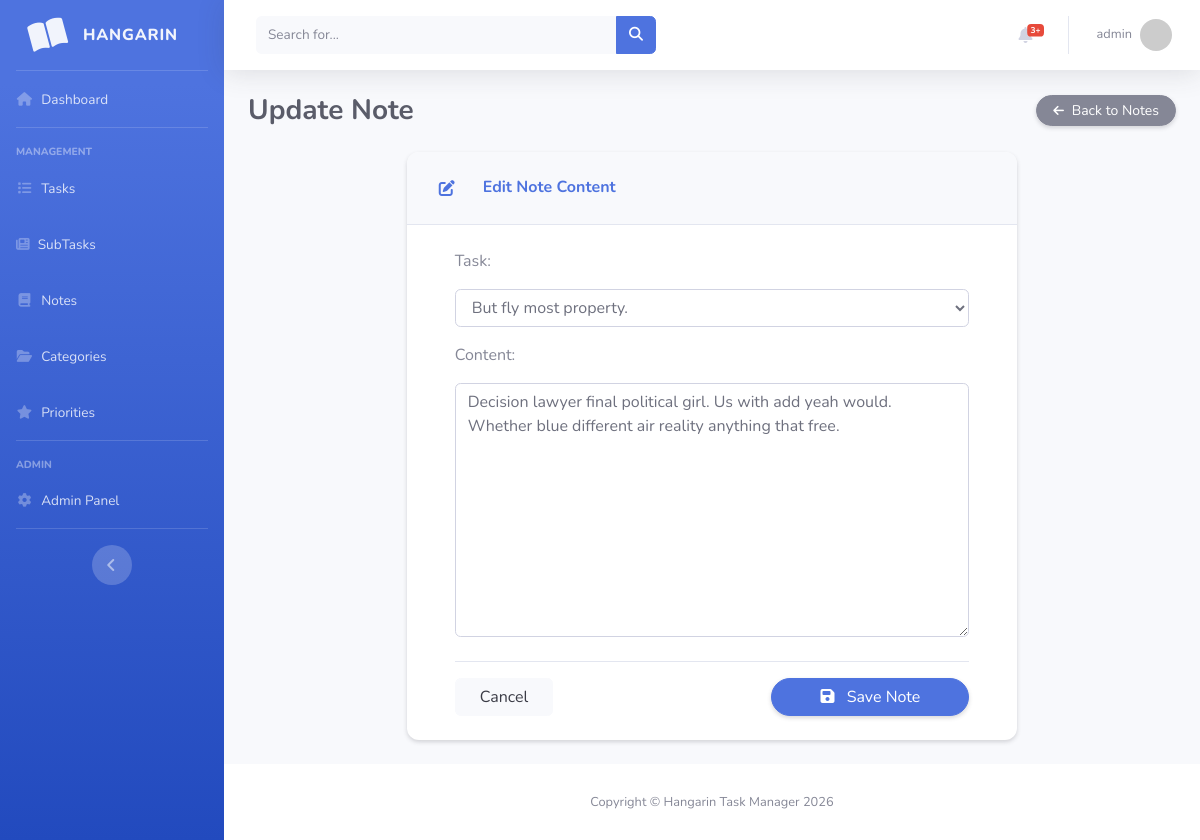
The app's page /note_list/26/ (signed in) with its own data.
### taskmanager/models.py (models this page shows, shortened)
class BaseModel(models.Model):
    created_at = models.DateTimeField(auto_now_add=True)
    updated_at = models.DateTimeField(auto_now=True)
    class Meta:
        abstract = True

class Note(BaseModel):
    task = models.ForeignKey(Task, on_delete=models.CASCADE)
    content = models.TextField()

### taskmanager/views.py (the view)
# urls.py: path('note_list/<int:pk>/', NoteUpdateView.as_view(), name='note-update'),
class NoteUpdateView(LoginRequiredMixin, UpdateView):
    model = Note
    form_class = NoteForm
    template_name = 'note_form.html'
    success_url = reverse_lazy('note-list')

### taskmanager/forms.py
class NoteForm(ModelForm):
    class Meta:
        model = Note
        fields = "__all__"

### taskmanager/models.py (called while the page is built)
    def __str__(self):
        return self.title

### templates/note_form.html (shortened to what this page needs)
{% extends 'base.html' %}
{% load static %}
{% block content %}
<div class="d-sm-flex align-items-center justify-content-between mb-4">
    <h1 class="h3 mb-0 text-gray-800 font-weight-bold">{% if object %}Update Note{% else %}Add New Note{% endif %}</h1>
    <a href="{% url 'note-list' %}" class="btn btn-sm btn-secondary rounded-pill px-3 shadow-sm">
         Back to Notes
    </a>
</div>
<div class="row justify-content-center">
    <div class="col-lg-8">
        <div class="card shadow-sm mb-4">
            <div class="card-header py-3 d-flex align-items-center">
                <div class="icon-circle bg-primary-soft mr-3">
                    <i class="fas fa-{% if object %}edit{% else %}plus{% endif %} text-primary"></i>
                </div>
                <h6 class="m-0 font-weight-bold text-primary">
                    {% if object %}Edit Note Content{% else %}Compose New Note{% endif %}
                </h6>
            </div>
            <div class="card-body px-lg-5 py-lg-4">
                <form method="post" novalidate>
                    {% include 'includes/form.html' %}
                    <div class="mt-4 pt-3 border-top d-flex justify-content-between">
                        <a href="{% url 'note-list' %}" class="btn btn-light px-4">
                             Cancel
                        </a>
                        <button type="submit" class="btn btn-primary px-5 shadow-sm rounded-pill">
                            <i class="fas fa-save mr-2"></i> Save Note
                        </button>
                    </div>
                </form>
            </div>
        </div>
    </div>
</div>
{% endblock %}

### templates/base.html (shortened to what this page needs)
{% load static %}
{% load pwa %}
<!DOCTYPE html>
<html lang="en">
<head>
    <link rel="stylesheet" href="https://cdnjs.cloudflare.com/ajax/libs/font-awesome/6.4.0/css/all.min.css">
    <link rel="stylesheet" href="{% static 'css/sb-admin-2.css' %}">
</head>
<body id="page-top">
    <div id="wrapper">
        <ul class="navbar-nav bg-gradient-primary sidebar sidebar-dark accordion" id="accordionSidebar">
            <a class="sidebar-brand d-flex align-items-center justify-content-center" href="{% url 'home' %}">
                <div class="sidebar-brand-icon rotate-n-15">
                    <i class="fas fa-book-open"></i>
                </div>
                <div class="sidebar-brand-text mx-3">Hangarin</div>
            </a>
            <hr class="sidebar-divider my-0">
            <li class="nav-item">
                <a class="nav-link" href="{% url 'home' %}">
                    <i class="fas fa-fw fa-home"></i>
                    <span>Dashboard</span>
                </a>
            </li>
            <hr class="sidebar-divider">
            <div class="sidebar-heading">Management</div>
            <li class="nav-item">
                <a class="nav-link" href="{% url 'task-list' %}">
                    <i class="fas fa-fw fa-list"></i>
                    <span>Tasks</span>
                </a>
            </li>
            <li class="nav-item">
                <a class="nav-link" href="{% url 'subtask-list' %}">
                    <i class="fas fa-newspaper"></i>
                    <span>SubTasks</span>
                </a>
            </li>
            <li class="nav-item">
                <a class="nav-link" href="{% url 'note-list' %}">
                    <i class="fas fa-fw fa-book"></i>
                    <span>Notes</span>
                </a>
            </li>
            <li class="nav-item">
                <a class="nav-link" href="{% url 'category-list' %}">
                    <i class="fas fa-fw fa-folder-open"></i>
                    <span>Categories</span>
                </a>
            </li>
            <li class="nav-item">
                <a class="nav-link" href="{% url 'priority-list' %}">
                    <i class="fas fa-fw fa-star"></i>
                    <span>Priorities</span>
                </a>
            </li>
            <hr class="sidebar-divider">
            <div class="sidebar-heading">Admin</div>
            <li class="nav-item">
                <a class="nav-link" href="/admin/" target="_blank">
                    <i class="fas fa-fw fa-cog"></i>
                    <span>Admin Panel</span>
                </a>
            </li>
            <hr class="sidebar-divider d-none d-md-block">
            <div class="text-center d-none d-md-inline">
                <button class="rounded-circle border-0" id="sidebarToggle"></button>
            </div>
        </ul>
        <div id="content-wrapper" class="d-flex flex-column">
            <div id="content">
                <nav class="navbar navbar-expand navbar-light bg-white topbar mb-4 static-top shadow">
                    <form class="d-none d-sm-inline-block form-inline mr-auto ml-md-3 my-2 my-md-0 mw-100 navbar-search">
                        <div class="input-group">
                            <input type="text" class="form-control bg-light border-0 small" placeholder="Search for..." aria-label="Search">
                            <div class="input-group-append">
                                <button class="btn btn-primary" type="button">
                                    <i class="fas fa-search fa-sm"></i>
                                </button>
                            </div>
                        </div>
                    </form>
                    <ul class="navbar-nav ml-auto">
                        <li class="nav-item dropdown no-arrow mx-1">
                            <a class="nav-link dropdown-toggle" href="#" id="alertsDropdown" role="button" data-toggle="dropdown">
                                <i class="fas fa-bell fa-fw"></i>
                                <span class="badge badge-danger badge-counter">3+</span>
                            </a>
                        </li>
                        <li class="nav-item dropdown no-arrow">
                            <a class="nav-link dropdown-toggle" href="#" id="userDropdown" role="button" data-toggle="dropdown">
                                <span class="mr-2 d-none d-lg-inline text-gray-600 small">
                                    {% if user.is_authenticated %}{{ user.username }}{% else %}Guest{% endif %}
                                </span>
                                <img class="img-profile rounded-circle"
                                     src="https://ui-avatars.com/api/?name={{ user.username|default:'User' }}&background=4e73df&color=fff&size=36"
                                     width="36" height="36">
                            </a>
                        </li>
                    </ul>
                </nav>
                <div class="container-fluid">
                    {% block content %}
                    {% endblock %}
                </div>
            </div>
            <footer class="sticky-footer bg-white">
                <div class="container my-auto">
                    <div class="copyright text-center my-auto">
                        <span>Copyright &copy; Hangarin Task Manager 2026</span>
                    </div>
                </div>
            </footer>
        </div>
    </div>
</body>
</html>

### templates/includes/form.html (shortened to what this page needs)
{% load widget_tweaks %}
{% for field in form %}
<div class="field item form-group">
    <label>{{ field.label_tag }}</label>
    <div class="form-group">
        {% render_field field class="form-control" %}
    </div>
</div>
{% endfor %}

### records on screen
Note: task "But fly most property." "Decision lawyer final political girl. Us with add yeah would. Whether blue different air reality anything that free."

### other values on screen
{{ user.username }} "admin"
{{ field.label_tag }} "Task:" "Content:"
